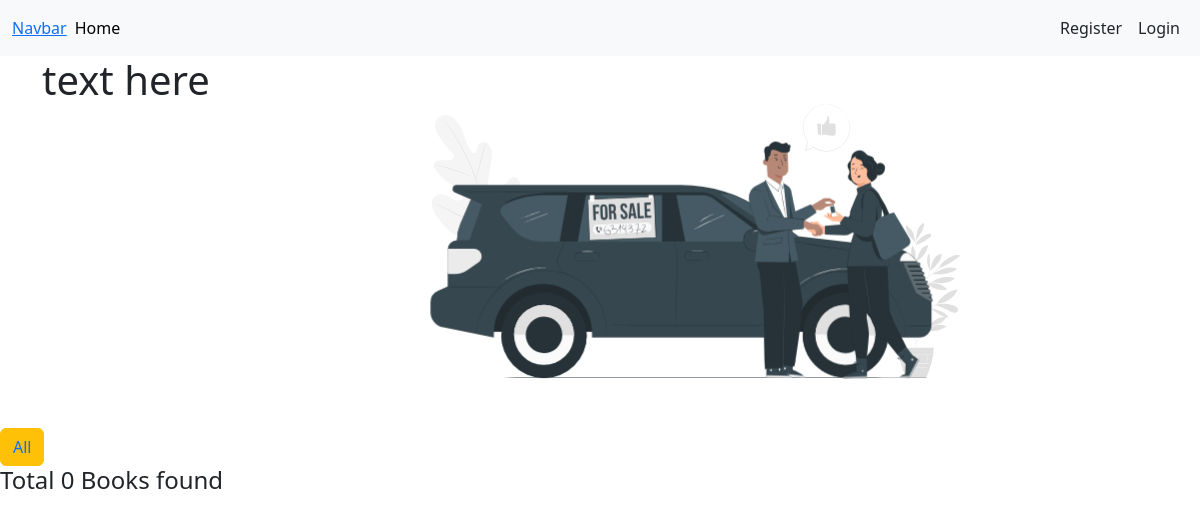
The app's page /, older data.
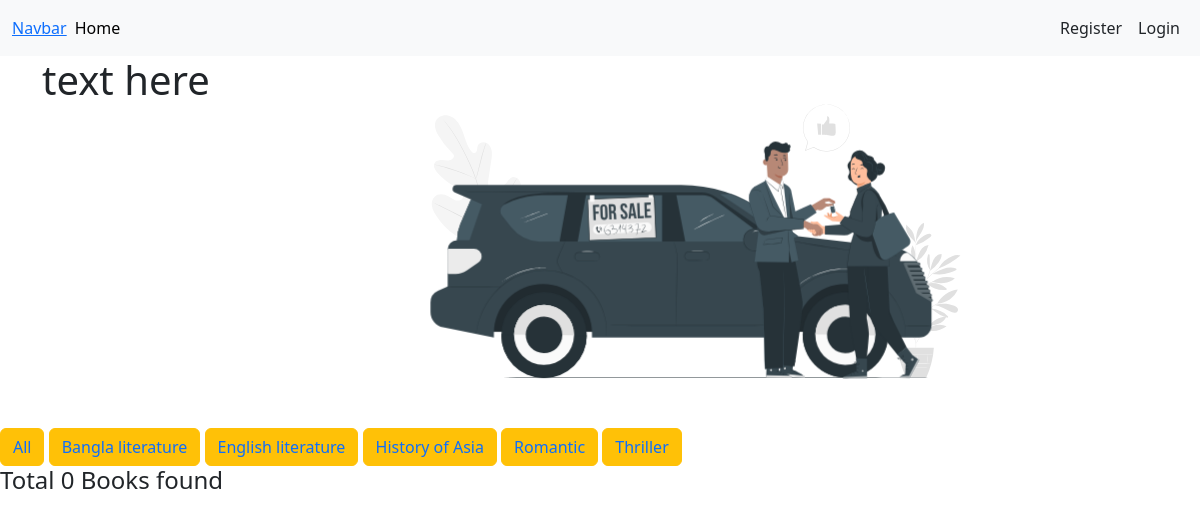
The same page, newer data.
### first_app/models.py (models this page shows)
class Catagory(models.Model):
    name = models.CharField(max_length=50)
    slug = models.SlugField(max_length=50, unique=True, null=True, blank=True)
    def __str__(self):
        return self.name

### first_app/views.py (the view)
# urls.py: path('', views.home, name='home'),
def home(request, Catagory_slug = None):
    Books = Book.objects.all()
    if Catagory_slug is not None:
        Catagorys = Catagory.objects.get(slug = Catagory_slug)
        Books = Book.objects.filter(Catagory = Catagorys)
    Catagorys = Catagory.objects.all()
    return render(request, 'home.html', {'Catagorys': Catagorys, 'Books': Books})

### templates/home.html (shortened to what this page needs)
{% extends "base.html" %}
{% block content %}
<div class="container d-flex">
    <div class='col-4'>
        <h1>text here</h1>
    </div>
    <div class='col-6'>
    </div>
</div>
<button type="button" class="btn btn-warning"><a href="{% url 'all_Books' %}" style="text-decoration: none;">All</a></button>
{% for Catagory in Catagorys %}
<button type="button" class="btn btn-warning"><a href='{% url "Catagory" Catagory.slug %}' style="text-decoration: none;">{{Catagory}}</a> </button>
{% endfor %}
<h4>Total {{Books | length}} Books found</h4>
{% endblock content %}

Row changes from the older to the newer data that the page shows:
added Catagory: name "Bangla literature"
added Catagory: name "English literature"
added Catagory: name "History of Asia"
added Catagory: name "Romantic"
added Catagory: name "Thriller"
